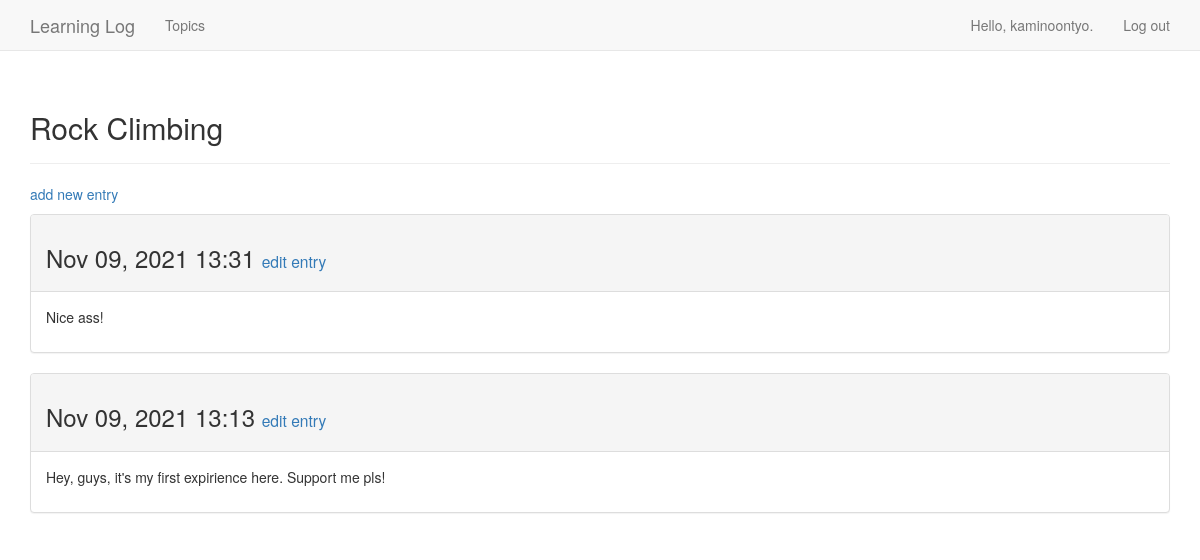
The page /topics/2/ (signed in) on the database its author committed.
### learnings_logs/models.py (models this page shows, shortened)
class Topic(models.Model):
    text = models.CharField(max_length=200)
    date_added = models.DateTimeField(auto_now_add=True)
    owner = models.ForeignKey(User, on_delete=models.DO_NOTHING)
    def __str__(self):
        return self.text

class Entry(models.Model):
    topic = models.ForeignKey(Topic, on_delete=models.DO_NOTHING)
    text = models.TextField()
    date_added = models.DateTimeField(auto_now_add=True)
    class Meta:
        verbose_name_plural = 'entries'

### learnings_logs/views.py (the view)
# urls.py: url(r'^topics/(?P<topic_id>\d+)/$', views.topic, name='topic'),
@login_required
def topic(request, topic_id):
    topic = Topic.objects.get(id=topic_id)
    check_topic_owner(topic, request)
    entries = topic.entry_set.order_by('-date_added')
    context = {'topic': topic, 'entries': entries}
    return render(request, 'learnings_logs/topic.html', context)

### learnings_logs/views.py (called while the page is built)
def check_topic_owner(topic, request):
    if topic.owner != request.user:
        raise Http404

### learnings_logs/templates/learnings_logs/topic.html
{% extends 'learnings_logs/base.html' %}
{% block header %}
    <h2>{{ topic }}</h2>
{% endblock header %}
{% block content %}
  <p>
      <a href="{% url 'learnings_logs:new_entry' topic.id %}">add new entry</a>
  </p>
    {% for entry in entries %}
        <div class="panel panel-default">
            <div class="panel-heading">
                <h3>
                    {{ entry.date_added|date:'M d, Y H:i' }}
                    <small>
                        <a href="{% url 'learnings_logs:edit_entry' entry.id %}">edit entry</a>
                    </small>
                </h3>
            </div>
        <div class="panel-body">
            {{ entry.text|linebreaks }}
        </div>
        </div>
       {% empty %}
        There are no entries for this topic.
    {% endfor %}
{% endblock content %}

### learnings_logs/templates/learnings_logs/base.html (shortened to what this page needs)
{% load bootstrap3 %}
<!DOCTYPE html>
<html lang="en">
    <head>
        {% bootstrap_css %}
    </head>
    <body>
    <nav class="navbar navbar-default navbar-static-top">
        <div class="container">
            <div class="navbar-header">
                <a class="navbar-brand" href="{% url 'learnings_logs:index' %}">
                    Learning Log
                </a>
            </div>
            <div id="navbar" class="navbar-collapse collapse">
                <ul class="nav navbar-nav">
                    <li><a href="{% url 'learnings_logs:topics' %}">Topics</a> </li>
                </ul>
                <ul class="nav navbar-nav navbar-right">
                     {% if user.is_authenticated %}
                        <li><a>Hello, {{ user.username }}.</a></li>
                        <li><a href="{% url 'users:logout' %}">Log out</a></li>
                    {% else %}
                        <li><a href="{% url 'users:register' %}">register</a></li>
                        <li><a href="{% url 'users:login' %}">log in</a></li>
                    {% endif %}
                </ul>
            </div>
        </div>
    </nav>
    <div class="container">
        <div class="page-header">
            {% block header %}{% endblock header %}
        </div>
        <div>
            {% block content %}{% endblock content %}
        </div>
    </div>
    </body>

### rows shown on the page
Topic: text "Rock Climbing"
Entry: date_added "Nov 09, 2021 13:31", text "Nice ass!"
Entry: date_added "Nov 09, 2021 13:13", text "Hey, guys, it's my first expirience here. Support me pls!"

### other values the page prints
{{ user.username }} "kaminoontyo"
